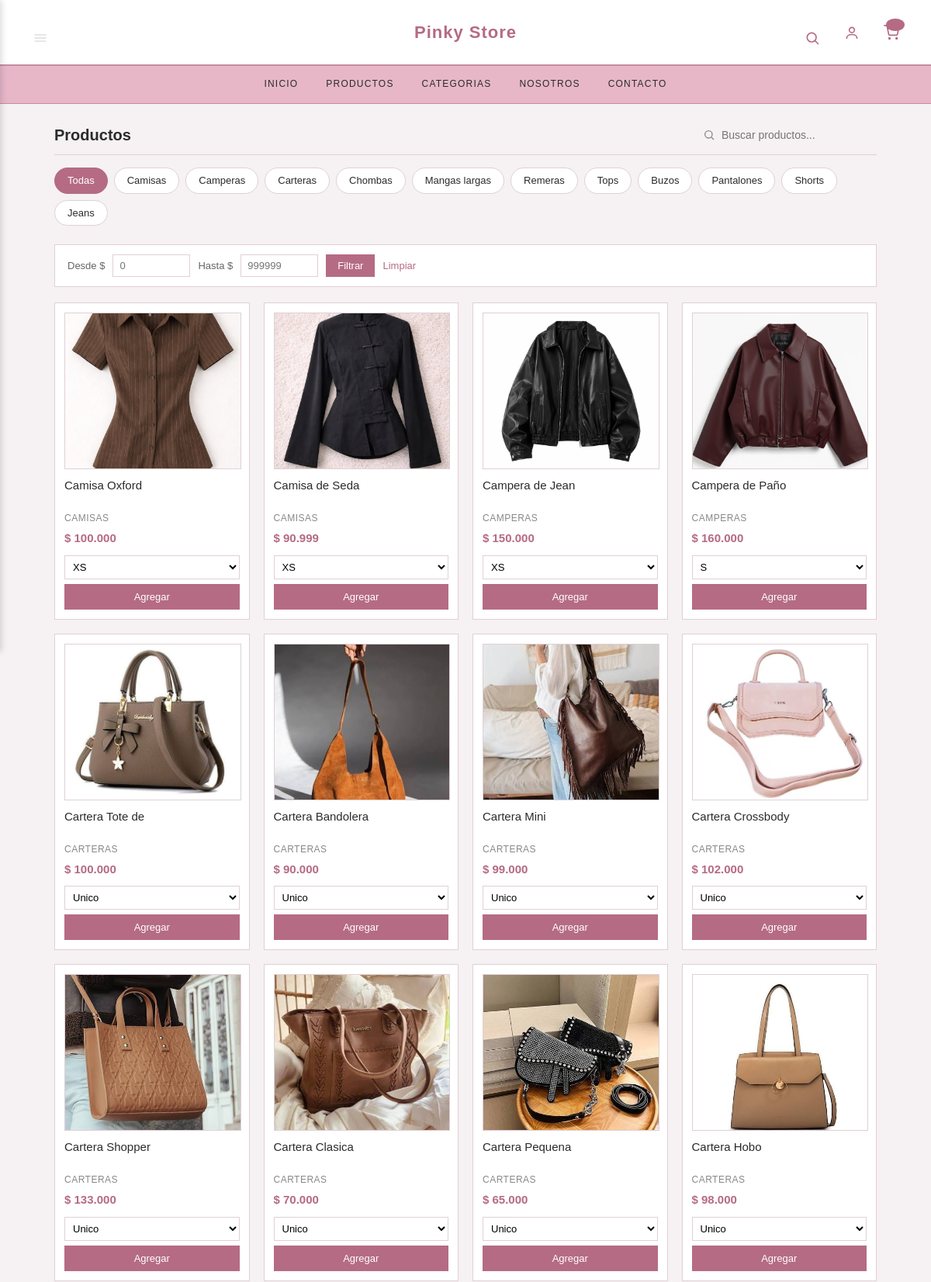
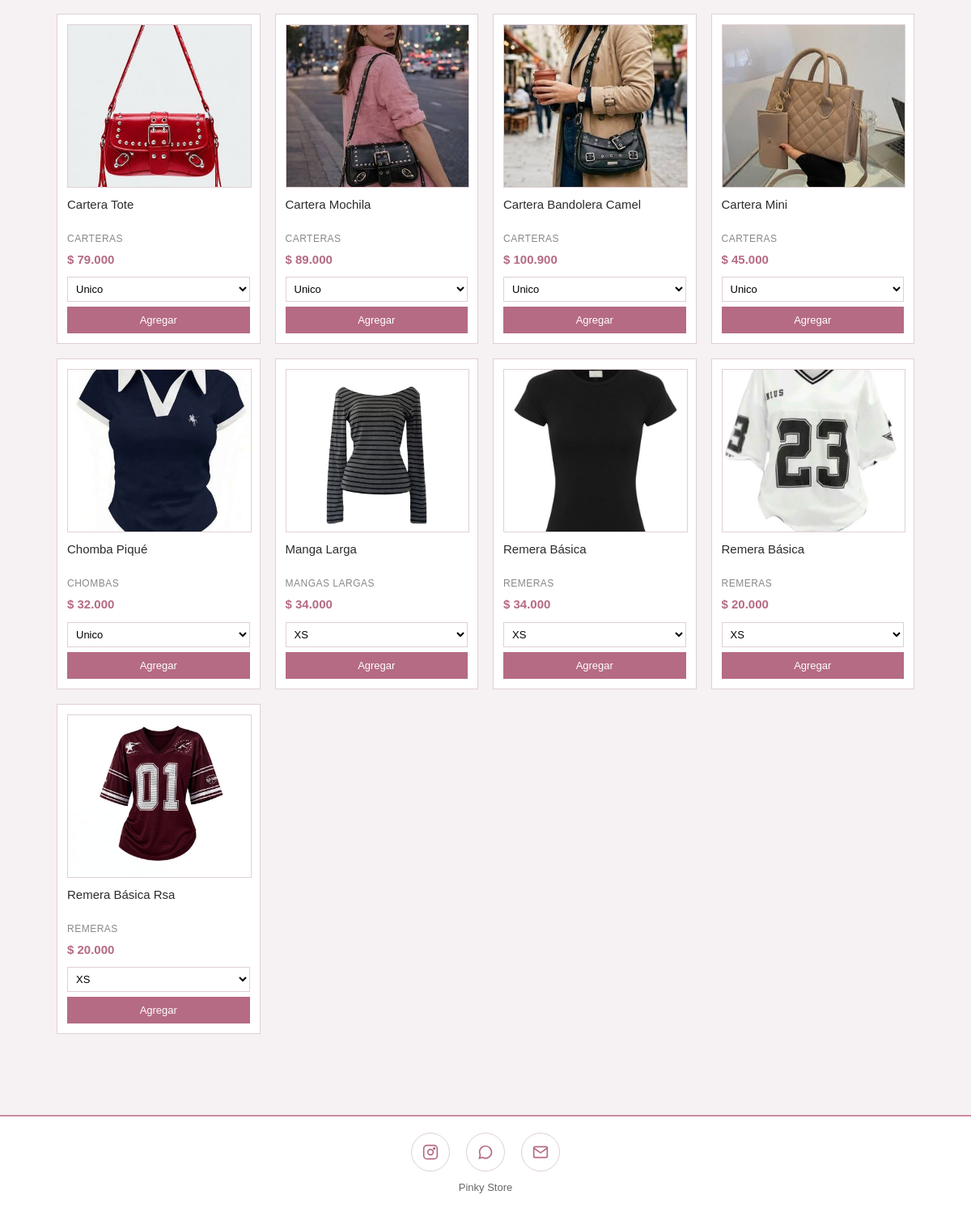
The page /productos on the database its author committed (2 pictures, top to bottom).
### tables this page shows
CREATE TABLE productos (
    id              INT AUTO_INCREMENT PRIMARY KEY,
    codigo          VARCHAR(40)  NOT NULL UNIQUE,
    nombre          VARCHAR(150) NOT NULL,
    descripcion     TEXT         DEFAULT NULL,
    categoria       VARCHAR(80)  NOT NULL,
    color           VARCHAR(40)  DEFAULT NULL,
    precio          DECIMAL(10,2) NOT NULL,
    imagen          VARCHAR(255) NOT NULL,
    activo          TINYINT(1)   NOT NULL DEFAULT 1,
    creado_en       DATETIME     NOT NULL DEFAULT CURRENT_TIMESTAMP
);

### src/controllers/ClienteController.php (called while the page is built, shortened)
<?php
require_once __DIR__ . '/../models/Producto.php';
class ClienteController
{
    public function productos(array $params = []): void
    {
        $busqueda = trim($_GET['busqueda'] ?? '');
        $cat      = urldecode(trim($_GET['cat'] ?? ''));
        if ($busqueda !== '') {
            $productos = Producto::buscar($busqueda);
        } elseif ($cat !== '') {
            $productos = Producto::porCategoria($cat);
        } else {
            $productos = Producto::todos();
        }
        $productos = array_values($productos);
        require __DIR__ . '/../../views/cliente/productos.php';
    }
}

### src/models/Producto.php (called while the page is built, shortened)
<?php
class Producto
{
    public static function todos(): array
    {
        $db = getDB();
        $stmt = $db->query('SELECT * FROM productos WHERE activo = 1 ORDER BY categoria, id');
        $productos = $stmt->fetchAll();
        foreach ($productos as &$p) {
            $p['variantes'] = self::variantesDe((int)$p['id']);
        }
        return $productos;
    }
    public static function variantesDe(int $idProducto): array
    {
        $db = getDB();
        $stmt = $db->prepare('SELECT talle, stock FROM variantes WHERE id_producto = :id ORDER BY id');
        $stmt->execute([':id' => $idProducto]);
        return $stmt->fetchAll();
    }
}

### views/cliente/productos.php (the view, shortened to what this page needs)
<?php
require __DIR__ . '/../layout/headerClient.php';
?>
<section>
  <div class="productos-titulo">
    <h2><?= !empty($busqueda) ? 'Resultados: "' . htmlspecialchars($busqueda) . '"' : 'Productos' ?></h2>
    <form method="GET" action="/productos" class="buscador-minimal">
      <svg viewBox="0 0 24 24" fill="none" stroke="currentColor" stroke-width="2" width="16" height="16">
        <circle cx="11" cy="11" r="7"></circle>
        <line x1="16.5" y1="16.5" x2="21" y2="21"></line>
      </svg>
      <input type="text" name="busqueda" placeholder="Buscar productos..." value="<?= htmlspecialchars($busqueda ?? '') ?>">
    </form>
  </div>
  <div class="productos-chips">
    <a href="/productos" class="chip <?= empty($_GET['cat']) ? 'chip-activo' : '' ?>">Todas</a>
    <a href="/productos?cat=Camisas"       class="chip <?= ($_GET['cat'] ?? '') === 'Camisas'       ? 'chip-activo' : '' ?>">Camisas</a>
    <a href="/productos?cat=Camperas"      class="chip <?= ($_GET['cat'] ?? '') === 'Camperas'      ? 'chip-activo' : '' ?>">Camperas</a>
    <a href="/productos?cat=Carteras"      class="chip <?= ($_GET['cat'] ?? '') === 'Carteras'      ? 'chip-activo' : '' ?>">Carteras</a>
    <a href="/productos?cat=Chombas"       class="chip <?= ($_GET['cat'] ?? '') === 'Chombas'       ? 'chip-activo' : '' ?>">Chombas</a>
    <a href="/productos?cat=Mangas%20largas" class="chip <?= ($_GET['cat'] ?? '') === 'Mangas largas' ? 'chip-activo' : '' ?>">Mangas largas</a>
    <a href="/productos?cat=Remeras"       class="chip <?= ($_GET['cat'] ?? '') === 'Remeras'       ? 'chip-activo' : '' ?>">Remeras</a>
    <a href="/productos?cat=Tops"          class="chip <?= ($_GET['cat'] ?? '') === 'Tops'          ? 'chip-activo' : '' ?>">Tops</a>
    <a href="/productos?cat=Buzos"         class="chip <?= ($_GET['cat'] ?? '') === 'Buzos'         ? 'chip-activo' : '' ?>">Buzos</a>
    <a href="/productos?cat=Pantalones"    class="chip <?= ($_GET['cat'] ?? '') === 'Pantalones'    ? 'chip-activo' : '' ?>">Pantalones</a>
    <a href="/productos?cat=Shorts"        class="chip <?= ($_GET['cat'] ?? '') === 'Shorts'        ? 'chip-activo' : '' ?>">Shorts</a>
    <a href="/productos?cat=Jeans"         class="chip <?= ($_GET['cat'] ?? '') === 'Jeans'         ? 'chip-activo' : '' ?>">Jeans</a>
  </div>
  <form method="GET" action="/productos" class="filtro-precio">
    <label>Desde $</label>
    <input type="number" name="min" placeholder="0" value="<?= htmlspecialchars($_GET['min'] ?? '') ?>" min="0">
    <label>Hasta $</label>
    <input type="number" name="max" placeholder="999999" value="<?= htmlspecialchars($_GET['max'] ?? '') ?>" min="0">
    <button type="submit">Filtrar</button>
    <a href="/productos" class="link-ver-todos">Limpiar</a>
  </form>
  <?php if (empty($productos)): ?>
    <p>No hay productos.</p>
  <?php else: ?>
    <div class="cards">
      <?php foreach ($productos as $p): ?>
        <div class="card">
          <div class="card-imagen-contenedor">
            <img src="<?= htmlspecialchars($p['imagen']) ?>" alt="<?= htmlspecialchars($p['nombre']) ?>">
          </div>
          <h3><?= htmlspecialchars($p['nombre']) ?></h3>
          <span class="card-categoria"><?= htmlspecialchars($p['categoria']) ?></span>
          <span class="precio">$ <?= number_format($p['precio'], 0, ',', '.') ?></span>
          <?php if (isset($_SESSION['usuario']) && $_SESSION['usuario']['rol'] === 'admin'): ?>
            <p class="card-vista-admin">Vista de cliente</p>
          <?php else: ?>
            <select class="selector-talle" data-id="<?= $p['id'] ?>">
              <?php foreach ($p['variantes'] as $v): ?>
                <?php if ($v['stock'] > 0): ?>
                  <option value="<?= htmlspecialchars($v['talle']) ?>" data-stock="<?= (int)$v['stock'] ?>">
                    <?= htmlspecialchars($v['talle']) ?>
                  </option>
                <?php endif; ?>
              <?php endforeach; ?>
            </select>
            <button type="button" class="boton-agregar"
                    data-id="<?= $p['id'] ?>"
                    data-nombre="<?= htmlspecialchars($p['nombre']) ?>"
                    data-precio="<?= $p['precio'] ?>"
                    onclick="agregarProducto(this)">
              Agregar
            </button>
          <?php endif; ?>
        </div>
      <?php endforeach; ?>
    </div>
  <?php endif; ?>
</section>
<?php require __DIR__ . '/../layout/footerClient.php'; ?>

### public/index.php (shortened to what this page needs)
<?php
$uri  = parse_url($_SERVER['REQUEST_URI'], PHP_URL_PATH);
$ruta = trim($uri, '/');
foreach ($rutas as $r) {
    [$m, $patron, $controlador, $accion] = $r;
    $regex = '#^' . preg_replace('#:([a-zA-Z_]+)#', '(?P<$1>[^/]+)', $patron) . '$#';
    if (preg_match($regex, $ruta, $matches)) {
        $instancia = new $controlador();
        $params = array_filter($matches, 'is_string', ARRAY_FILTER_USE_KEY);
        $instancia->$accion($params);
        break;
    }
}
    ?>

### views/layout/headerClient.php (shortened to what this page needs)
<!DOCTYPE html>
<html lang="es">
<head>
  <link rel="stylesheet" href="/css/styles.css">
</head>
<body>
<header class="pinky-header">
  <div class="header-left">
    <button class="icono-boton" onclick="abrirMenuCliente()" title="Menu">
      <img src="/img/iconos/menu.png" alt="Menu">
    </button>
  </div>
  <div class="logo">
    <a href="/">Pinky Store</a>
  </div>
  <div class="header-right">
    <button class="icono-boton" onclick="toggleBuscador()" title="Buscar">
      <svg viewBox="0 0 24 24" fill="none" stroke="#b56b83" stroke-width="2" stroke-linecap="round">
        <circle cx="11" cy="11" r="7"></circle>
        <line x1="16.5" y1="16.5" x2="21" y2="21"></line>
      </svg>
    </button>
    <?php if (isset($_SESSION['usuario'])): ?>
      <a href="/perfil" class="icono-boton" title="Mi perfil">
        <svg viewBox="0 0 24 24" fill="none" stroke="#b56b83" stroke-width="2" stroke-linecap="round">
          <circle cx="12" cy="8" r="4"></circle>
          <path d="M4 21c0-4 4-6 8-6s8 2 8 6"></path>
        </svg>
      </a>
    <?php else: ?>
      <a href="/login" class="icono-boton" title="Acceso">
        <svg viewBox="0 0 24 24" fill="none" stroke="#b56b83" stroke-width="2" stroke-linecap="round">
          <circle cx="12" cy="8" r="4"></circle>
          <path d="M4 21c0-4 4-6 8-6s8 2 8 6"></path>
        </svg>
      </a>
    <?php endif; ?>
    <?php if (!isset($_SESSION['usuario']) || $_SESSION['usuario']['rol'] !== 'admin'): ?>
      <a href="/carrito" class="icono-boton" title="Carrito">
        <svg viewBox="0 0 24 24" fill="none" stroke="#b56b83" stroke-width="2" stroke-linecap="round" stroke-linejoin="round">
          <circle cx="9" cy="21" r="1"></circle>
          <circle cx="20" cy="21" r="1"></circle>
          <path d="M1 1h4l2.7 13.4a2 2 0 0 0 2 1.6h9.7a2 2 0 0 0 2-1.6L23 6H6"></path>
        </svg>
        <span id="carrito-badge" class="carrito-badge"></span>
      </a>
    <?php endif; ?>
  </div>
</header>
<nav class="barra-rosa">
  <a href="/">Inicio</a>
  <a href="/productos">Productos</a>
  <a href="/categorias">Categorias</a>
  <a href="/nosotros">Nosotros</a>
  <a href="/contacto">Contacto</a>
</nav>
<main class="contenido-principal">

### views/layout/footerClient.php (shortened to what this page needs)
</main>
<footer class="pie">
  <div class="footer-redes">
    <a href="https://instagram.com/" target="_blank" title="Instagram">
      <svg width="20" height="20" viewBox="0 0 24 24" fill="none" stroke="#b56b83" stroke-width="2">
        <rect x="2" y="2" width="20" height="20" rx="5"/>
        <circle cx="12" cy="12" r="4"/>
        <circle cx="17.5" cy="6.5" r="1" fill="#b56b83"/>
      </svg>
    </a>
    <a href="https://wa.me/541124624235" target="_blank" title="WhatsApp">
      <svg width="20" height="20" viewBox="0 0 24 24" fill="none" stroke="#b56b83" stroke-width="2">
        <path d="M21 12a9 9 0 0 1-13.5 7.8L3 21l1.2-4.5A9 9 0 1 1 21 12z"/>
      </svg>
    </a>
    <a href="mailto:administracionpinky@gmail.com" title="Email">
      <svg width="20" height="20" viewBox="0 0 24 24" fill="none" stroke="#b56b83" stroke-width="2">
        <rect x="2" y="4" width="20" height="16" rx="2"/>
        <path d="M2 6l10 7 10-7"/>
      </svg>
    </a>
  </div>
  <div class="footer-info">
    <span>Pinky Store</span>
  </div>
</footer>
</body>
</html>

### rows shown on the page
productos: imagen (picture), nombre "Camisa Oxford", categoria "CAMISAS", precio "100.000"
productos: imagen (picture), nombre "Camisa de Seda", categoria "CAMISAS", precio "90.999"
productos: imagen (picture), nombre "Campera de Jean", categoria "CAMPERAS", precio "150.000"
productos: imagen (picture), nombre "Campera de Paño", categoria "CAMPERAS", precio "160.000"
productos: imagen (picture), nombre "Cartera Tote de", categoria "CARTERAS", precio "100.000"
productos: imagen (picture), nombre "Cartera Bandolera", categoria "CARTERAS", precio "90.000"
productos: imagen (picture), nombre "Cartera Mini", categoria "CARTERAS", precio "99.000"
productos: imagen (picture), nombre "Cartera Crossbody", categoria "CARTERAS", precio "102.000"
productos: imagen (picture), nombre "Cartera Shopper", categoria "CARTERAS", precio "133.000"
productos: imagen (picture), nombre "Cartera Clasica", categoria "CARTERAS", precio "70.000"
productos: imagen (picture), nombre "Cartera Pequena", categoria "CARTERAS", precio "65.000"
productos: imagen (picture), nombre "Cartera Hobo", categoria "CARTERAS", precio "98.000"
productos: imagen (picture), nombre "Cartera Tote", categoria "CARTERAS", precio "79.000"
productos: imagen (picture), nombre "Cartera Mochila", categoria "CARTERAS", precio "89.000"
productos: imagen (picture), nombre "Cartera Bandolera Camel", categoria "CARTERAS", precio "100.900"
productos: imagen (picture), nombre "Cartera Mini", categoria "CARTERAS", precio "45.000"
productos: imagen (picture), nombre "Chomba Piqué", categoria "CHOMBAS", precio "32.000"
productos: imagen (picture), nombre "Manga Larga", categoria "MANGAS LARGAS", precio "34.000"
productos: imagen (picture), nombre "Remera Básica", categoria "REMERAS", precio "34.000"
productos: imagen (picture), nombre "Remera Básica", categoria "REMERAS", precio "20.000"
productos: imagen (picture), nombre "Remera Básica Rsa", categoria "REMERAS", precio "20.000"

### other values the page prints
form field value "XS"
form field value "S"
form field value "Unico"
